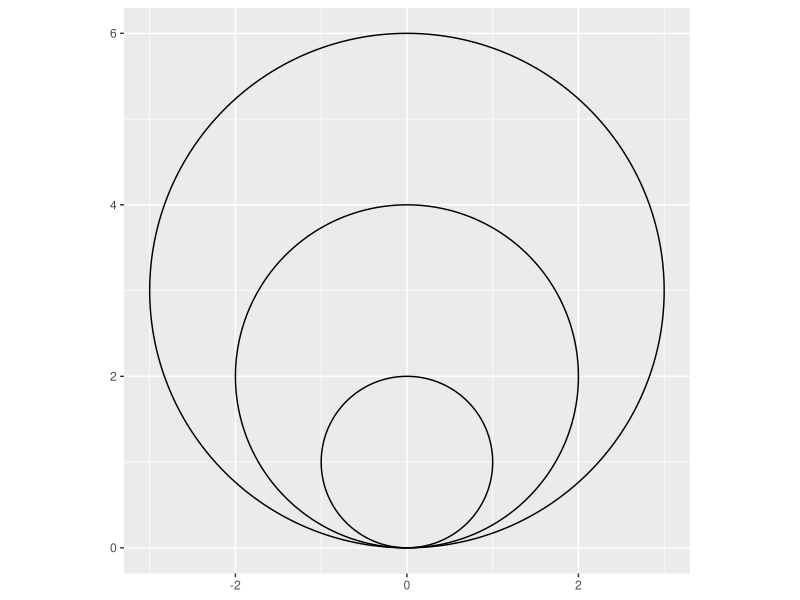
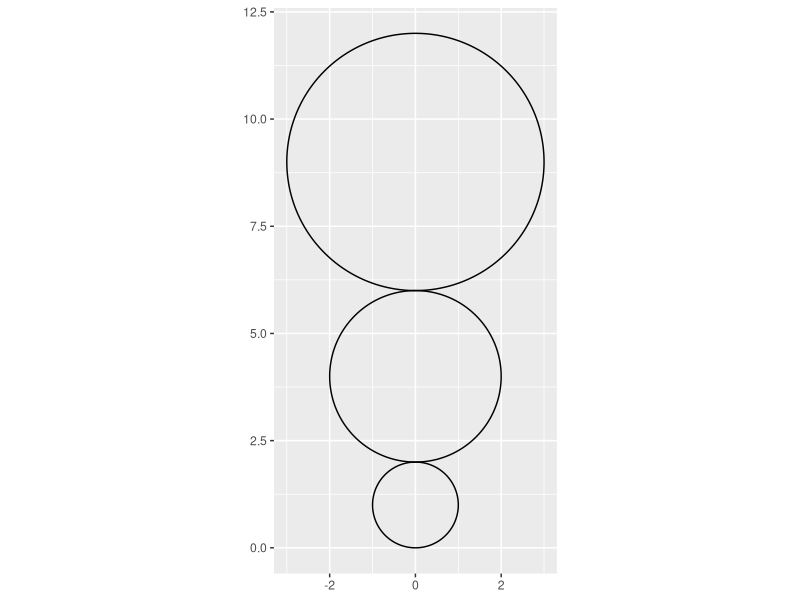
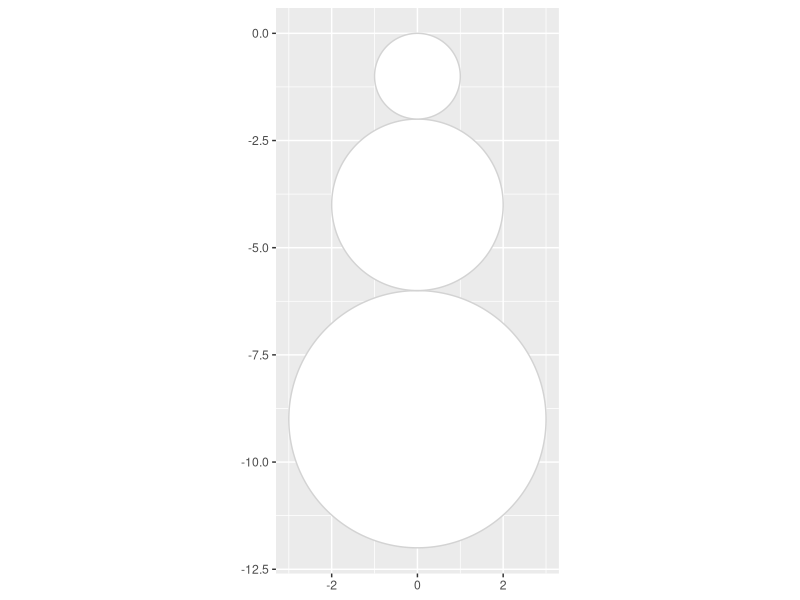
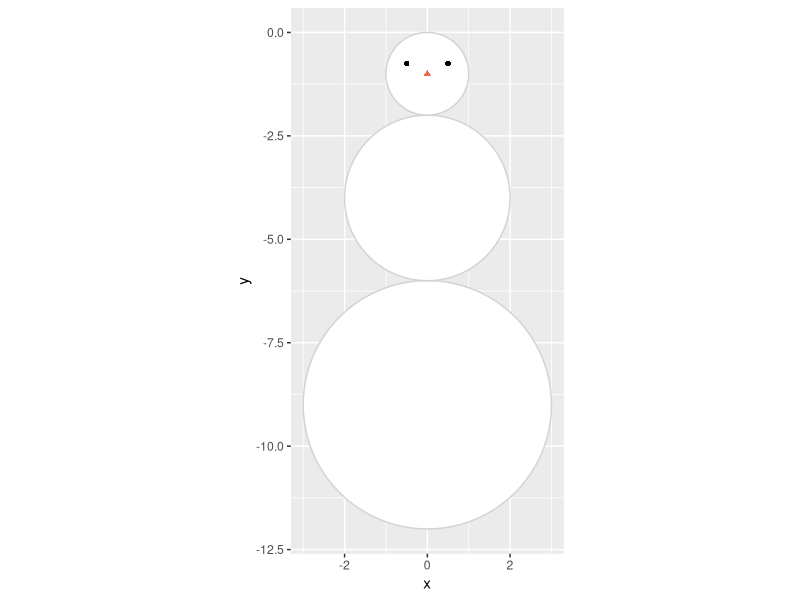
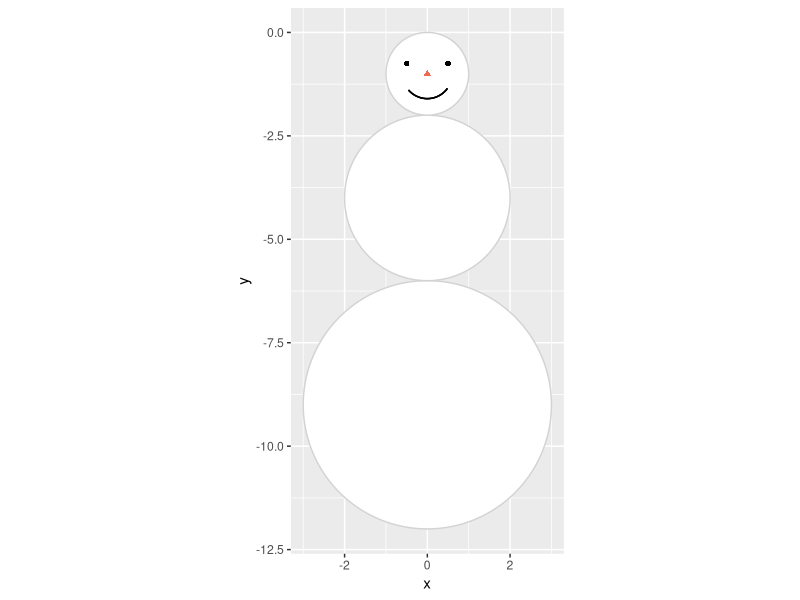
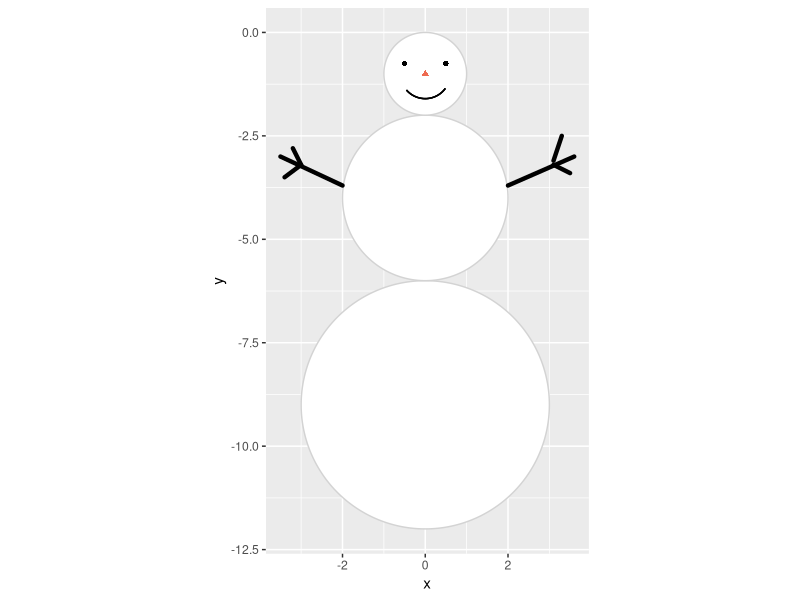
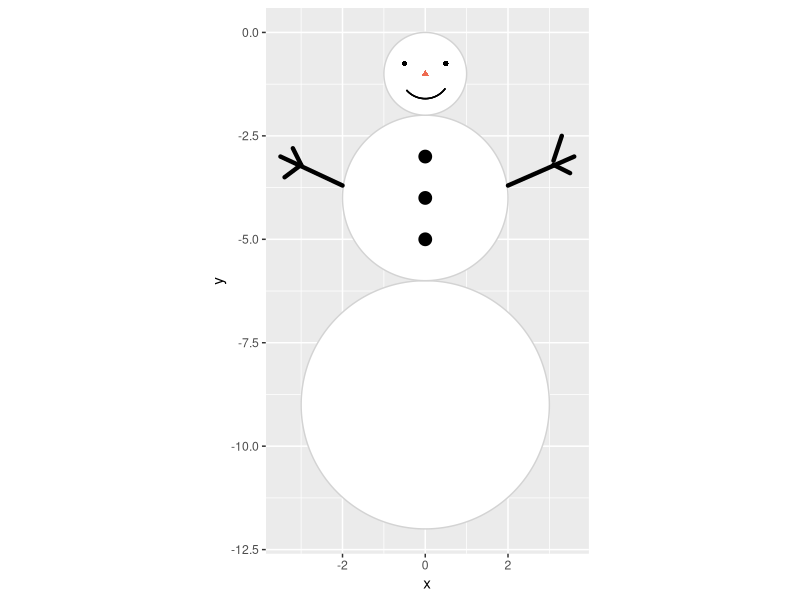
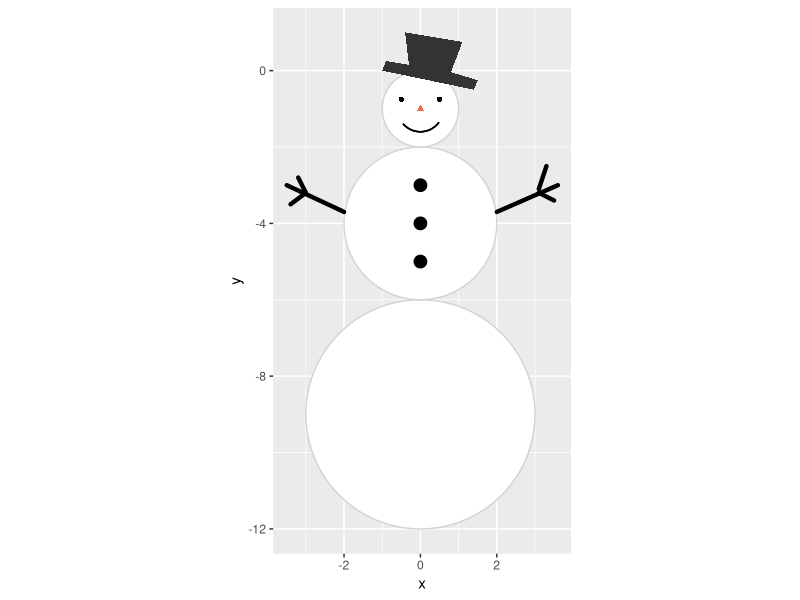

Write the R code that produced these figures, in order.
## ---- chunk 1
knitr::opts_chunk$set(cache = TRUE)
## ---- chunk 2
knitr::include_graphics("https://pics.me.me/do-you-wanna-build-a-snowman-13927884.png")
## ---- chunk 3
library(tidyverse)
library(ggforce)

snowman <- tibble(
  y = 1:3,
  x = 0,
  r = 1:3
)

ggplot(snowman) + 
  geom_circle(aes(x0 = x, y0 = y, r = r)) + 
  coord_fixed()
## ---- chunk 4
snowman <- tibble(
  x = 0,
  r = 3:1
) %>% 
  mutate(y =  r^2)

ggplot(snowman) + 
  geom_circle(aes(x0 = x, y0 = y, r = r)) + 
  coord_fixed()
## ---- chunk 5
snowman <- tibble(
  x = 0,
  r = 3:1
) %>% 
  mutate(y =  (r^2) *-1)

p <- ggplot(snowman) + 
  geom_circle(aes(x0 = x, y0 = y, r = r),
              fill = "white", 
              colour = "lightgrey") + 
  coord_fixed()
p
## ---- chunk 6
face <- tibble(
  x = c(-0.5, 0.5, 0),
  y = c(.75, .75, 1)*-1,
  type = c("eye", "eye", "nose"),
  colour = c("black","black", "coral2")
)

p <- p +
  geom_point(data = face, show.legend = FALSE,
             aes(x = x, y = y, 
                 shape = type, colour = I(colour)))
p
## ---- chunk 7
p <- p +
  geom_arc(aes(x0 = snowman$x[nrow(snowman)], 
               y0 = snowman$y[nrow(snowman)], 
               start = 2.2, end = 4, r=.6))
p
## ---- chunk 8
arms <- tibble(
  x = c(-3.5, -2, -3, -3.4, -3, -3.2,
        2, 3.6, 3.1, 3.5, 3.1, 3.3),
  y = c(-3, -3.7, -3.2, -3.5, -3.2, -2.8,
        -3.7, -3, -3.2, -3.4, -3.1, -2.5),
  side = c(
    rep("left arm", 2),
    rep("left finger1", 2),
    rep("left finger2", 2),
    rep("right arm", 2),
    rep("right finger1", 2),
    rep("right finger2", 2)
  )
)

p <- p +
  geom_line(data = arms, 
            size = 1.5, lineend = "round",
            aes(x = x, y = y, group = side))

p
## ---- chunk 9
p <- p +
  geom_point(aes(x = 0, y = -3:-5), size = 4)
p
## ---- chunk 10
tophat <- tibble(
  x = c(-1, -0.9, -0.3, -0.4, 1.1, 0.8, 1.5, 1.4),
  y = c(0, .25, .15, 1, .75, -0.04, -.25, -.5),
  id = 1
)

p <- p + 
  geom_polygon(data = tophat, 
               aes(x = x, y = y, group = id))
p
## ---- chunk 11
scarf <- tibble(
  x = c(-0.5, 0.3, 0.4, 0.3, 0.5), 
  y = c(-2, -2, -3, -2, -2)
)

p <- p +
  geom_line(data = scarf, size = 3, 
            lineend="round",
            colour = "firebrick4",
            aes(x = x, y = y))
p
## ---- chunk 12
library(gganimate)

plot_window <- tibble(
  x = c(-5, 5),
  y = c(3, -12)
)

falling_snow <- function(y, dist = 1){
  yy <- unlist(as.numeric(y))
  
  tibble(
    y = seq(yy, yy - sample(seq(from = .5, to = dist, by=.01), 1), length.out = 100)
  ) %>% 
    mutate(
      time = sample(seq(0.5,.9, .01), 1),
      time = seq(unique(time), unique(time)+.02, length.out = nrow(.))
    )
}

snow <- tibble(
  x = sample(seq(plot_window$x[1],plot_window$x[2], length.out = 1000), 
             200, replace = TRUE),
  y = sample(seq(plot_window$y[1],plot_window$y[2]+2, length.out = 1000), 
             200, replace = TRUE),
  id = 1:200
) %>% 
  group_by(id,x) %>% 
  nest() %>% 
  mutate(data =  map(data,  ~ falling_snow(.x$y))) %>% 
  unnest(cols = data) 

p <- p + 
  geom_point(data=snow, aes(group=id, x = x, y = y), 
             colour="#e5efff", shape=8, size=1) +
  transition_time(time)
p
## ---- chunk 13
background <- expand_grid(
  x = seq(plot_window$x[1], 
          plot_window$x[2]),
  y = seq(plot_window$y[2], 
          plot_window$y[1], 
          length.out = 50)
) %>% 
  group_by(x) %>%
  mutate(id = row_number()) %>% 
  ungroup()

p + 
  geom_tile(data = background, 
            show.legend = FALSE,
            aes(x = x, y = y, fill = id)) +
  scale_fill_gradientn(
    colours = c("#463f94", "#2e2960")
  )
## ---- chunk 14

# Initiate plot
p <- ggplot() +
  
  # gradient background
  geom_tile(data = background,
            show.legend = FALSE,
            aes(fill = id, x = x, y = y)) +
  scale_fill_gradientn(
    colours = c("#463f94", "#2e2960")
  ) +
  
  # Snowman body
  geom_circle(data = snowman,
              aes(x0 = x, y0 = y, r = r),
              fill = "white", 
              colour = "lightgrey") + 
  
  # Snowman face
  geom_point(data = face, 
             show.legend = FALSE,
             size=2,
             aes(x = x, y = y, 
                 shape = type, 
                 colour = I(colour))
  ) +
  
  # Snowman mouth
  geom_arc(
    aes(x0 = snowman$x[nrow(snowman)], 
        y0 = snowman$y[nrow(snowman)], 
        start = 2.2, end = 4, r=.6)
  ) +
  
  # Body buttons
  geom_point(aes(x = 0, y = -3:-5), 
             size = 4) +
  
  # Body arms
  geom_line(data = arms, size = 1.5, 
            lineend = "round",
            aes(x = x, y = y, group = side)) +
  
  # Tophat
  geom_polygon(data = tophat, colour = "grey70",
               aes(x = x, y = y, group = id)
  ) +
  
  # Scarf
  geom_line(data = scarf,
            size = 3, lineend="round",
            colour = "firebrick4",
            aes(x = x, y = y)) +
  
  # Snow
  geom_point(data=snow, 
             aes(group=id, x = x, y = y), 
             colour="#e5efff", 
             shape=8, size=1) +
  
  # Fix coordinates for aspect ration preservance
  coord_fixed() +
  
  # Remove theme stuff (grey background, axes etc)
  theme_void() +
  
  # Animate the snow
  transition_time(time)

p
## ---- chunk 15
p +
  geom_text(aes(x = 0, y = -8, label = "Merry Christmas!"),
            colour = "goldenrod", vjust = 1, 
            angle = 10, size = 10, 
            family="Times", fontface = "italic")
